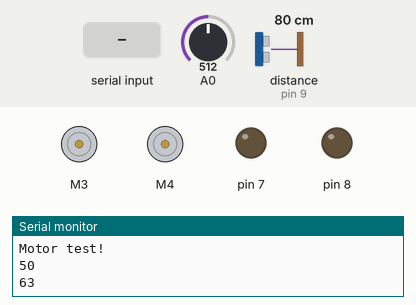
This sketch was run on a simulated Arduino Uno, built with avr-gcc and run on an emulated ATmega328P. On the bench: 2 × DC motor (green arrow = forward, orange = backward, longer = faster), output pins drawn as LEDs (lit = HIGH), the last lines printed to the serial monitor. Wiring (inferred from the names in the program): ultrasonic range finder: trigger pin 11; echo pin 9. Inputs (shaded band) come from the test bench; at power-on: A0 = 512, distance to the obstacle (sensor on pin 9) 80 cm. The echo pulse lasts 58.3 µs per cm; pins used as bus, display or sensor lines are not drawn.

Above: at 1.2 s.
1.3 s: "f" received over Serial
At 2.6 s:
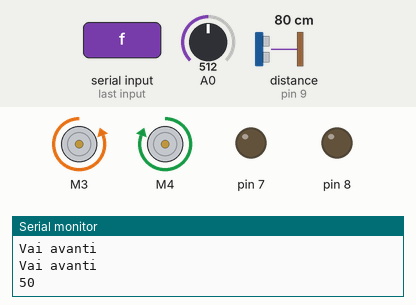
3.5 s: A0 set to 179
5.2 s: A0 set to 152
At 6.5 s:
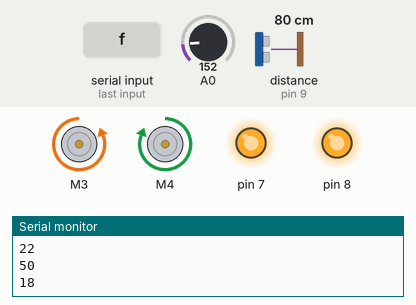
7.5 s: distance to the obstacle (sensor on pin 9) set to 30 cm
9.0 s: distance to the obstacle (sensor on pin 9) set to 23 cm
At 10.7 s:
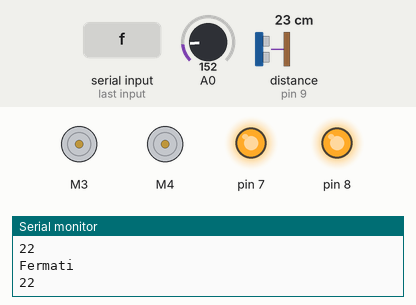
11.0 s: "b" received over Serial
At 11.4 s:
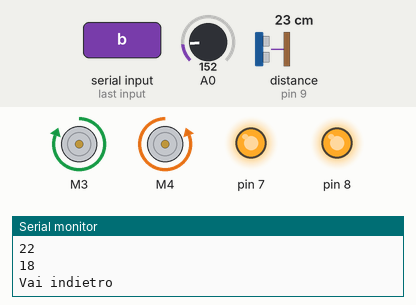
Timing chart, 0 to 14.0 s (numbered marks = the images above; inputs shaded):
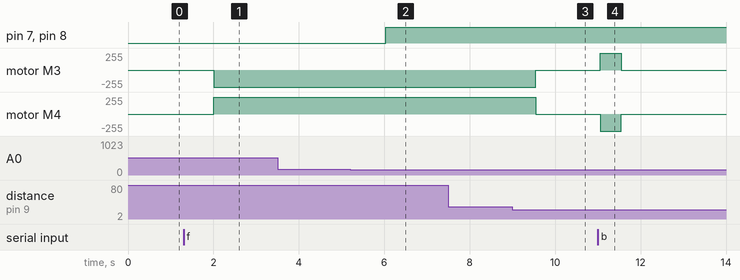

The sketch:

_4ruote.ino
```cpp
#include <AFMotor.h>
#include <SoftwareSerial.h>

const int triggerPort = 11;
const int echoPort = 9;

int i1;
int incomingByte = 0; //dati dal seriale
int speed_min = 135;
int speed_max = 255;

int speed_left = speed_max; // set both motors to maximum speed
int speed_right = speed_max;

int luminosita=0;
int lumen=0;

AF_DCMotor motor_left(3, MOTOR12_1KHZ); // create motor #1, 1KHz pwm
AF_DCMotor motor_right(4, MOTOR12_1KHZ); // create motor #2, 1KHz pwm


long durata=0;
long distanza=0;

void setup() {
Serial.begin(9600);
Serial.println("Motor test!");
pinMode(triggerPort, OUTPUT);
pinMode(echoPort, INPUT);
pinMode(7,OUTPUT);
pinMode(8,OUTPUT);

}

void loop() {
  motor_left.setSpeed(speed_left); // min speed 135   max speed 255
  motor_right.setSpeed(speed_right);// min speed 135   max speed 255

//controllo sul seriale
    if (Serial.available() > 0)
    {
      // read the incoming byte:
      incomingByte = Serial.read();
    }
    else
    {incomingByte='*';
    }


    switch(incomingByte)
    {
       case 's':
       // fermati
       {
         alt();
         incomingByte='*';

       }break;

       case 'f':
       // Vai avanti
       {  Serial.println("Vai avanti\n");
          motor_left.run(BACKWARD);
          motor_right.run(FORWARD);

         Serial.println("Vai avanti\n");
         incomingByte='*';
       }break;

       case 'b':
       // Vai indietro
       {   motor_left.run(FORWARD);
           motor_right.run(BACKWARD);
           Serial.println("Vai indietro\n");
          incomingByte='*';
       } break;

       case 'r':
       // gira a destra
       {
         motor_left.run(BACKWARD);
         motor_right.run(BACKWARD);
         Serial.println("Gira a destra\n");
         incomingByte='*';
       } break;

       case 'l':
       // gira a sinistra
       {
         motor_right.run(FORWARD);
         motor_left.run(FORWARD);
         Serial.println("Gira a sinistra\n");
         incomingByte='*';
       } break;

       case '*':{}break;
    }

  sensore();
  i1=incomingByte;
  luce();
}

void sensore() {

delay(500);
digitalWrite( triggerPort, LOW );
digitalWrite( triggerPort, HIGH );
delayMicroseconds( 10 );
digitalWrite( triggerPort, LOW );
durata = pulseIn( echoPort, HIGH );
distanza = 0.034 * durata / 2;
distanza=constrain(distanza, 0, 50);
Serial.println(distanza);
if (distanza <= 25 ) {
        alt();
        incomingByte='*';
        distanza=0;
        durata=0;;
         }
  }

void alt()
{
  motor_left.run(RELEASE); // stopped
  motor_right.run(RELEASE); // stopped

  Serial.println("Fermati\n");
  Serial.println(distanza);
}

void luce()
{
  delay(500);
  luminosita = analogRead(A0);
  luminosita= map(luminosita, 0, 1023, 0, 255);
  luminosita= constrain(luminosita, 0,255);
  lumen = luminosita/2;
  Serial.println(lumen);


  if ( lumen <= 20)
  {
    digitalWrite(7,HIGH);
    digitalWrite(8,HIGH);
    loop();
  }
  else
  {
    digitalWrite(7,LOW);
    digitalWrite(8,LOW);
  }
}
```

Measured:
- the behaviour switches between 169 and 168 on A0 (found by bisection; images 1 and 2)
- the behaviour switches between 27 and 26 cm on distance to the obstacle (sensor on pin 9) (found by bisection; images 2 and 3)
- after the input at 1.3 s, motor M3: stopped → backward 255/255 after 0.71 s; motor M4: stopped → forward 255/255 after 0.71 s
- after the input at 5.2 s, pin 7, pin 8: LOW → HIGH after 0.83 s
- after the input at 9.0 s, motor M3: backward 255/255 → stopped after 0.55 s; motor M4: forward 255/255 → stopped after 0.55 s
- after the input at 11.0 s, motor M3: stopped → forward 255/255 after 0.05 s, → stopped 0.50 s later; motor M4: stopped → backward 255/255 after 0.05 s, → stopped 0.50 s later
